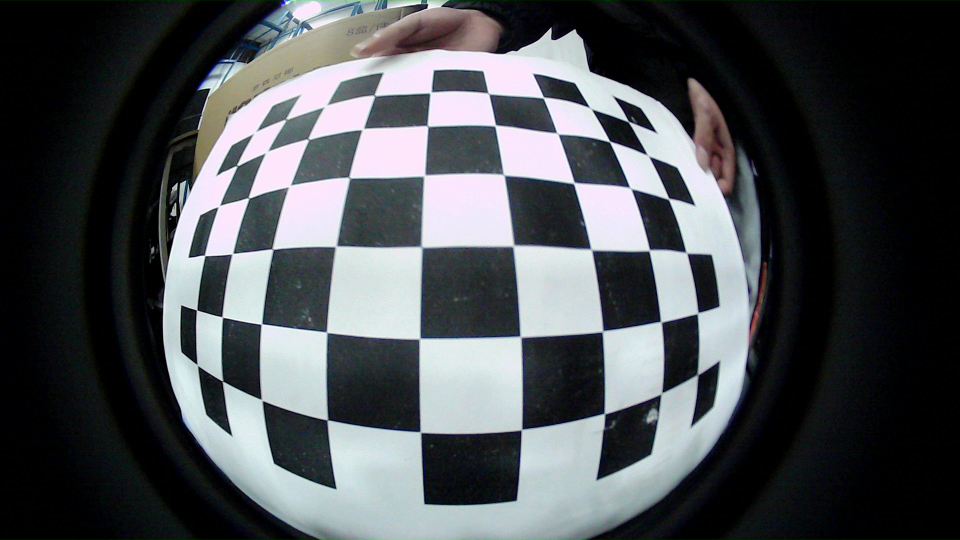
#> input picture AVM/tools/get_matrix_map/get_K_D_matrix/front/front_distort - frame at 0m10s.jpg, 1920 x 1080 px (shown at 1/2 size); its folder holds 4 pictures in this run
$ python 1080p_get_K_D_f.py   (older library calls are emulated)
#> lines starting #> are read from the running program, lines starting #| are printed output that depends on the picture; after the words box and inside, x2 and y2 are one past the last pixel; in counts of white or black regions, pixels touching at a corner belong together
#输入带有棋盘格的图像，脚本计算相机内参和畸变系数
import cv2
assert cv2.__version__[0] >= '3', 'The fisheye module requires opencv version >= 3.0.0'
import numpy as np
import os
import glob
import yaml
CHECKERBOARD = (6,9)#修改行和列
subpix_criteria = (cv2.TERM_CRITERIA_EPS+cv2.TERM_CRITERIA_MAX_ITER, 30, 0.1)
calibration_flags = cv2.fisheye.CALIB_RECOMPUTE_EXTRINSIC+cv2.fisheye.CALIB_CHECK_COND+cv2.fisheye.CALIB_FIX_SKEW
objp = np.zeros((1, CHECKERBOARD[0]*CHECKERBOARD[1], 3), np.float32)
objp[0,:,:2] = np.mgrid[0:CHECKERBOARD[0], 0:CHECKERBOARD[1]].T.reshape(-1, 2)
_img_shape = None
objpoints = [] # 3d point in real world space
imgpoints = [] # 2d points in image plane.
images = glob.glob('D:/mypython/works/fisheye/step1_ub_fisheye/front/*.jpg')  #D:/mypython/works/fisheye/step1_ub_fisheye/front/front/ - frame at 0m41s.jpg
imgcnt=0
for fname in images:
    img = cv2.imread(fname)
#> img is the input picture: shape (1080, 1920, 3); mean B, G, R 83.5, 80.3, 76.7
    if _img_shape == None:
        _img_shape = img.shape[:2]
    else:
        assert _img_shape == img.shape[:2], "All images must share the same size."
    gray = cv2.cvtColor(img,cv2.COLOR_BGR2GRAY)
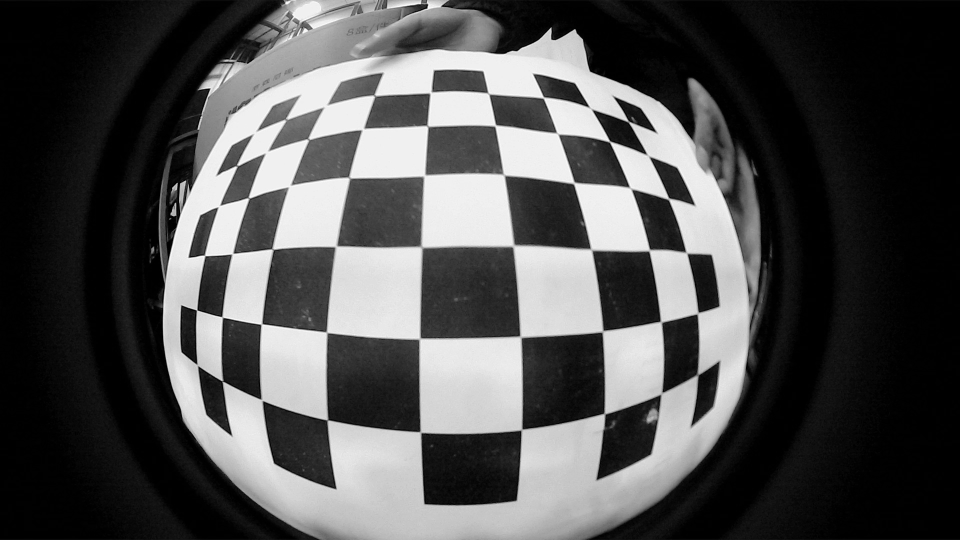
#> gray: shape (1080, 1920) (shown at 1/2 size); min 0, max 255, mean 79.6
    # Find the chess board corners
    imgcnt+=1
    ret, corners = cv2.findChessboardCorners(gray, CHECKERBOARD, cv2.CALIB_CB_ADAPTIVE_THRESH+cv2.CALIB_CB_FAST_CHECK+cv2.CALIB_CB_NORMALIZE_IMAGE)
#> ret = True; corners = 54 rows, first 8: [1253, 247], [1296.8, 309.7], [1337.5, 398.5], [1373, 505.5], [1395, 625.5], [1395.5, 749.5], [1181.5, 217.7], [1219.5, 283.5]


    # If found, add object points, image points (after refining them)
    if ret == True:
        objpoints.append(objp)
        cv2.cornerSubPix(gray,corners,(3,3),(-1,-1),subpix_criteria)
        imgpoints.append(corners)

        cv2.drawChessboardCorners(img, CHECKERBOARD, corners, ret)
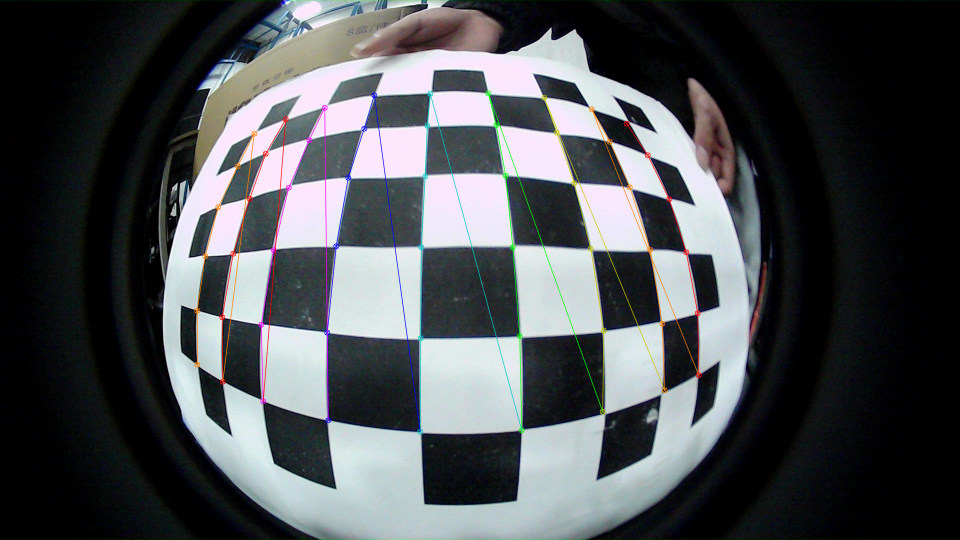
#> img: shape (1080, 1920, 3) (shown at 1/2 size); 1.63% of pixels changed, all inside (x1, y1, x2, y2) = (388, 180, 1404, 870)

        # Display the image with corners
        output_dir = "D:/mypython/works/fisheye/step1_ub_fisheye/finding/"
        os.makedirs(output_dir, exist_ok=True)
        save_path = os.path.join("D:/mypython/works/fisheye/step1_ub_fisheye/findcheekboard/", f"corners_{imgcnt}.jpg")
        cv2.imwrite(save_path, img)
        cv2.imshow('Chessboard Corners', img)
        cv2.waitKey(500)  # Display for 500 milliseconds

    else:
        print(fname, "findChessboardCorners failed")
#> pass 2 of the loop `for fname in images:`:
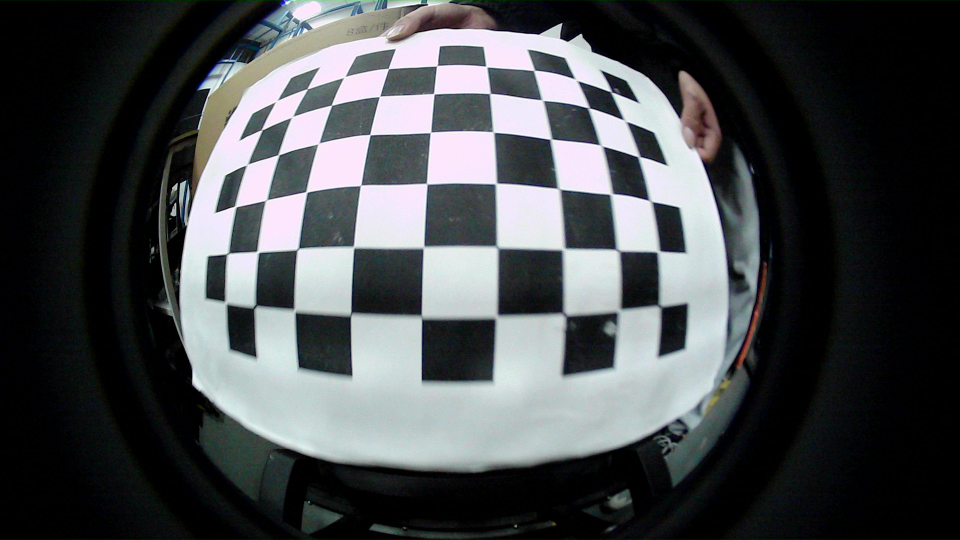
#> input picture AVM/tools/get_matrix_map/get_K_D_matrix/front/front_distort - frame at 0m11s.jpg, 1920 x 1080 px (shown at 1/2 size)
#> img is the input picture: shape (1080, 1920, 3); mean B, G, R 77.3, 75.3, 72.1
#> corners = 54 rows, first 8: [1222.5, 184], [1251, 241], [1278.5, 314], [1301.5, 402.5], [1317, 503.5], [1317.5, 613.2], [1153, 161], [1177, 215.9]
#> `cv2.drawChessboardCorners(img, CHECKERBOARD, corners, ret)`:
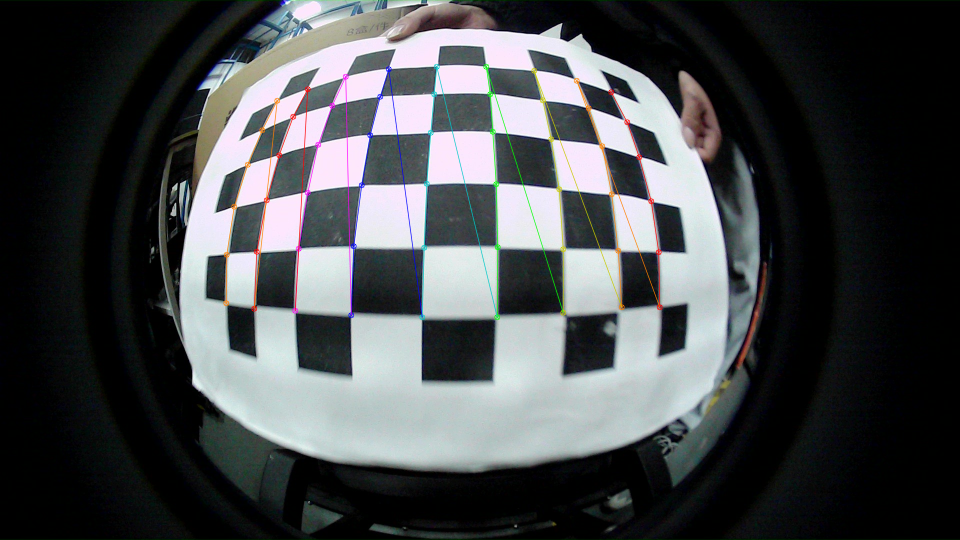
#> img: shape (1080, 1920, 3) (shown at 1/2 size); 1.33% of pixels changed, all inside (x1, y1, x2, y2) = (446, 127, 1326, 641)
#> pass 3 of the loop `for fname in images:`:
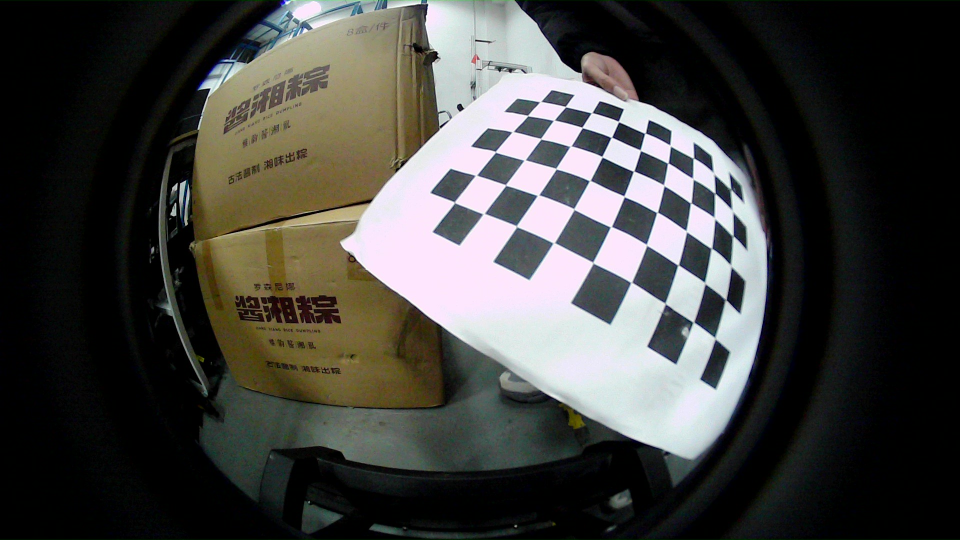
#> input picture AVM/tools/get_matrix_map/get_K_D_matrix/front/front_distort - frame at 0m11s1.jpg, 1920 x 1080 px (shown at 1/2 size)
#> img is the input picture: shape (1080, 1920, 3); mean B, G, R 63.3, 66.5, 66.8
#> `gray = cv2.cvtColor(img,cv2.COLOR_BGR2GRAY)`:
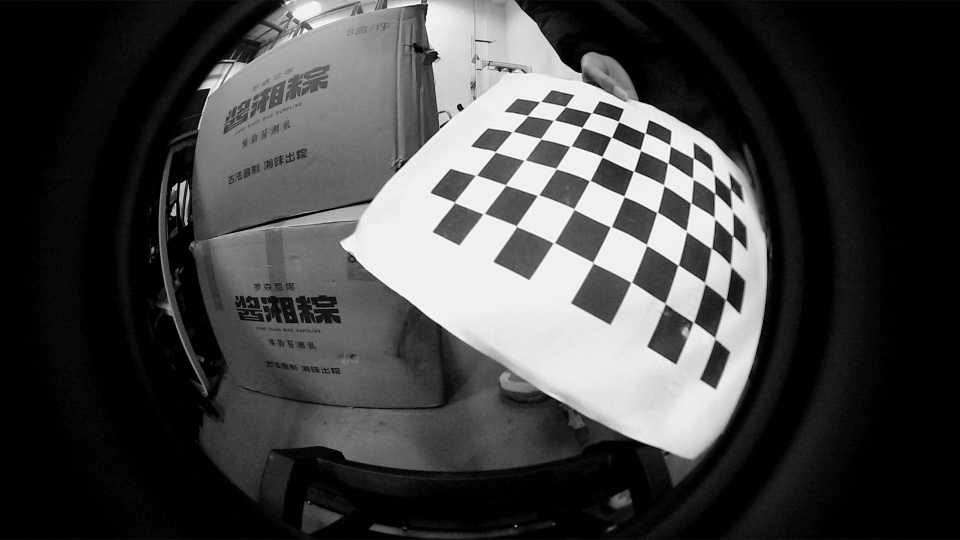
#> gray: shape (1080, 1920) (shown at 1/2 size); min 0, max 255, mean 66.2
#> corners = 54 rows, first 8: [1462.9, 378.6], [1465, 422.5], [1467.8, 472.3], [1462, 532], [1453.8, 600.8], [1430.5, 676.5], [1427.5, 347], [1431.4, 386.9]
#> `cv2.drawChessboardCorners(img, CHECKERBOARD, corners, ret)`:
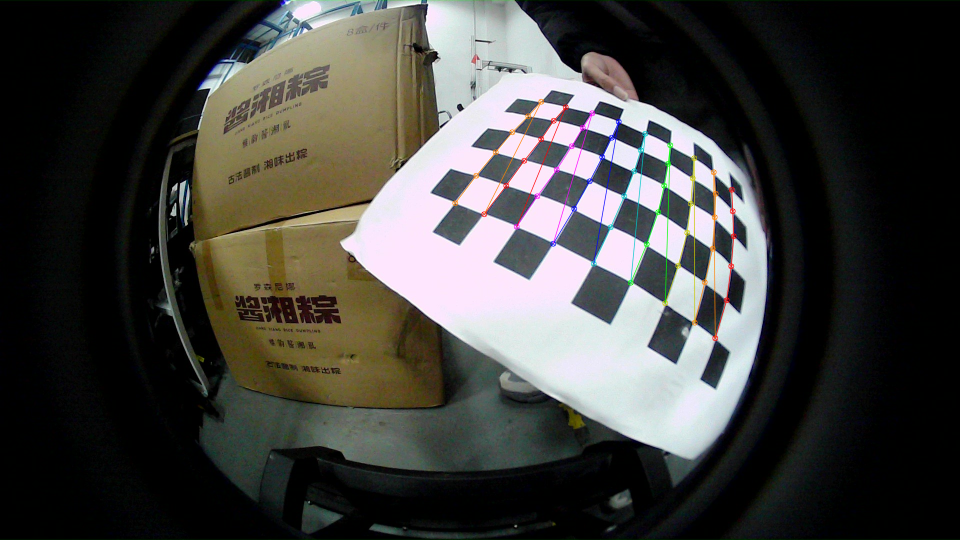
#> img: shape (1080, 1920, 3) (shown at 1/2 size); 0.87% of pixels changed, all inside (x1, y1, x2, y2) = (904, 197, 1474, 683)
#> the loop made 4 passes; the first 3 are shown
N_OK = len(objpoints)
K = np.zeros((3, 3))
D = np.zeros((4, 1))
rvecs = [np.zeros((1, 1, 3), dtype=np.float64) for i in range(N_OK)]
tvecs = [np.zeros((1, 1, 3), dtype=np.float64) for i in range(N_OK)]
rms, _, _, _, _ = \
#> (the run stopped early here; a loop or call above may not have finished)
